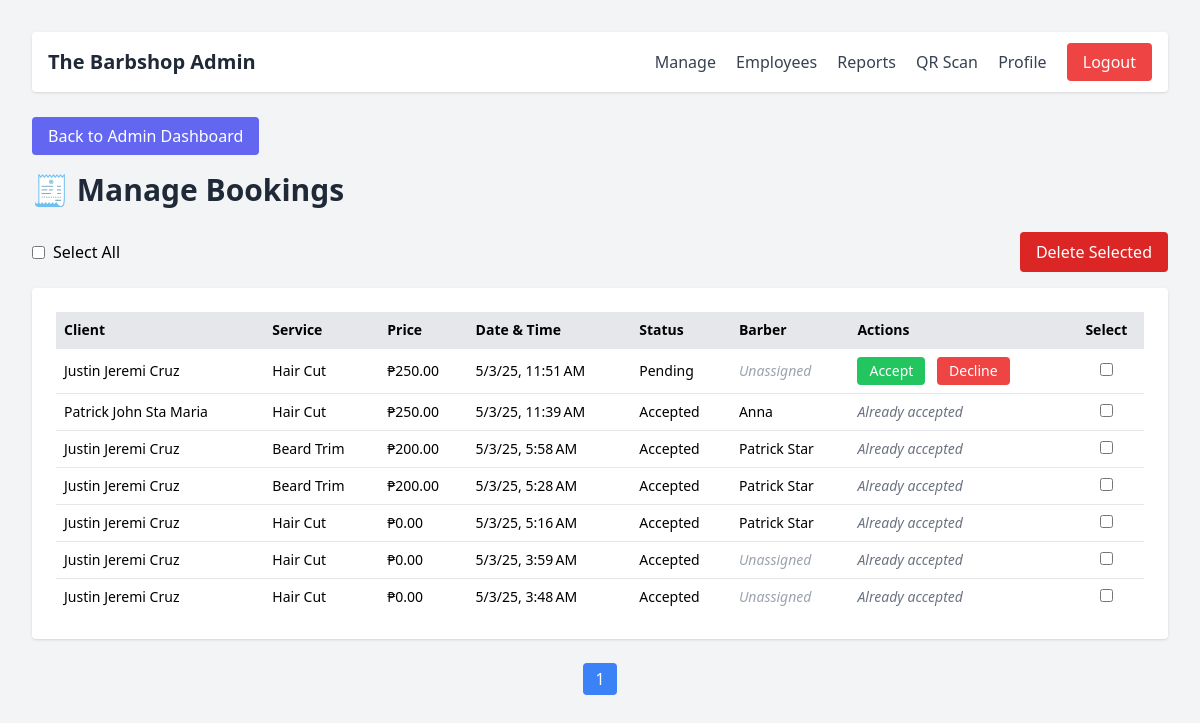
Before: /bookings (signed in) with the older database file.
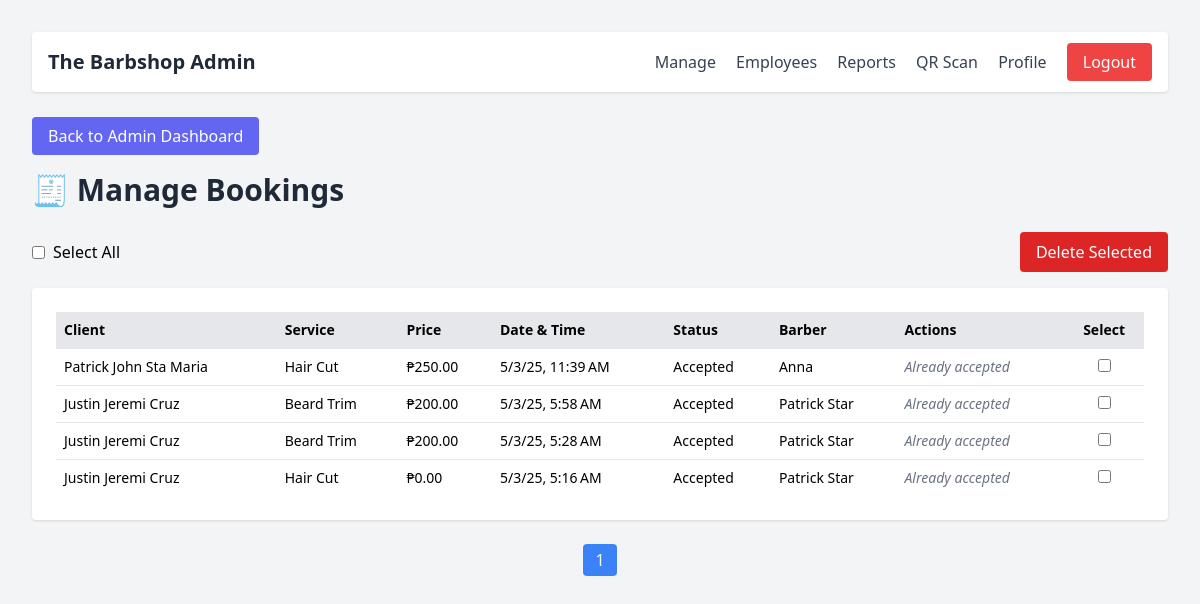
After: the same page with the newer database file.
### app/models.py (models this page shows, shortened)
class Booking(db.Model):
    id = db.Column(db.Integer, primary_key=True)
    user_id = db.Column(db.Integer, db.ForeignKey('user.id'), nullable=False)  # Client
    service = db.Column(db.String(100))
    date = db.Column(db.String(20))
    time = db.Column(db.String(20))
    order_code = db.Column(db.String(10), unique=True)
    status = db.Column(db.String(20), default='pending')
    timestamp = db.Column(db.DateTime, default=datetime.utcnow)
    payment_status = db.Column(db.String(20), default='unpaid')
    price = db.Column(db.Float, nullable=True)
    barber_id = db.Column(db.Integer, db.ForeignKey('user.id'), nullable=True)
    user = db.relationship(
        'User',
        back_populates='bookings',
        foreign_keys=[user_id]
    )
    barber = db.relationship(
        'User',
        back_populates='assigned_bookings',
        foreign_keys=[barber_id]
    )

class User(UserMixin, db.Model):
    __tablename__ = 'user'
    __table_args__ = {'extend_existing': True}
    id = db.Column(db.Integer, primary_key=True)
    full_name = db.Column(db.String(150), nullable=False)
    birthdate = db.Column(db.String(20), nullable=True)
    age = db.Column(db.Integer, nullable=True)
    address = db.Column(db.String(200), nullable=True)
    contact = db.Column(db.String(50), nullable=True)
    email = db.Column(db.String(100), unique=True, nullable=False)
    password = db.Column(db.String(255), nullable=False)
    role = db.Column(db.String(50))  # e.g. "Barber", "Receptionist"
    is_admin = db.Column(db.Boolean, default=False)
    bookings = db.relationship(
        'Booking',
        back_populates='user',
        foreign_keys='Booking.user_id',
        lazy=True
    )
    assigned_bookings = db.relationship(
        'Booking',
        back_populates='barber',
        foreign_keys='Booking.barber_id',
        lazy=True
    )

### app/routes.py (the view)
@main.route('/bookings')
@login_required
def bookings():
    if current_user.role not in ['Barber', 'Manager', 'Admin']:
        abort(403)
    manila = timezone('Asia/Manila')
    page = request.args.get('page', 1, type=int)
    per_page = 10
    bookings_query = Booking.query.order_by(Booking.timestamp.desc())
    paginated = bookings_query.paginate(page=page, per_page=per_page)
    for b in paginated.items:
        b.local_time = b.timestamp.astimezone(manila).strftime('%Y-%m-%d %I:%M %p')
    return render_template('bookings.html', bookings=paginated)

### app/__init__.py (called while the page is built)
def to_ph_time(value, fmt='short'):
    if not value:
        return ""
    ph_tz = timezone('Asia/Manila')
    return format_datetime(value, fmt, tzinfo=ph_tz, locale='en_PH')

### app/routes.py (called while the page is built)
@login_manager.user_loader
def load_user(user_id):
    return User.query.get(int(user_id))

### app/templates/bookings.html (shortened to what this page needs)
<!DOCTYPE html>
<html lang="en">
<head>
  <script src="https://cdn.tailwindcss.com"></script>
</head>
{% include 'navbar.html' %}
<body class="bg-gray-100 min-h-screen p-8">
  <a href="{{ url_for('main.admin_dashboard') }}" class="bg-indigo-500 text-white px-4 py-2 rounded hover:bg-indigo-600">
    Back to Admin Dashboard
  </a>
  <h1 class="text-3xl font-bold text-gray-800 mb-6 mt-6">🧾 Manage Bookings</h1>
  <form id="bulkDeleteForm" method="POST" action="{{ url_for('main.delete_bookings') }}">
    <div class="flex items-center justify-between mb-4">
      <label class="flex items-center space-x-2">
        <input type="checkbox" id="selectAll" class="form-checkbox">
        <span>Select All</span>
      </label>
      <button type="submit" class="bg-red-600 text-white px-4 py-2 rounded hover:bg-red-700">
        Delete Selected
      </button>
    </div>
    <div class="bg-white p-6 rounded shadow overflow-x-auto">
      <table class="w-full table-auto text-left text-sm">
        <thead class="bg-gray-200">
          <tr>
            <th class="p-2">Client</th>
            <th class="p-2">Service</th>
            <th class="p-2">Price</th>
            <th class="p-2">Date & Time</th>
            <th class="p-2">Status</th>
            <th class="p-2">Barber</th>
            <th class="p-2">Actions</th>
            <th class="p-2 text-center">Select</th>
          </tr>
        </thead>
        <tbody>
          {% for booking in bookings.items %}
          <tr class="border-t">
            <td class="p-2">{{ booking.user.full_name }}</td>
            <td class="p-2">{{ booking.service }}</td>
            <td class="p-2">₱{{ '%.2f' | format(booking.price or 0) }}</td>
            <td class="p-2">{{ booking.timestamp | to_ph_time }}</td>
            <td class="p-2 capitalize">{{ booking.status }}</td>
            <td class="p-2">
              {% if booking.barber %}
                {{ booking.barber.full_name }}
              {% else %}
                <span class="text-gray-400 italic">Unassigned</span>
              {% endif %}
            </td>
            <td class="p-2">
              {% if booking.status == 'pending' %}
              <form action="{{ url_for('main.update_booking_status') }}" method="POST" class="inline-block">
                <button type="submit" class="bg-green-500 text-white px-3 py-1 rounded hover:bg-green-600">Accept</button>
              </form>
              <form action="{{ url_for('main.update_booking_status') }}" method="POST" class="inline-block ml-2">
                <button type="submit" class="bg-red-500 text-white px-3 py-1 rounded hover:bg-red-600">Decline</button>
              </form>
              {% else %}
                <span class="text-gray-500 italic">Already {{ booking.status }}</span>
              {% endif %}
            </td>
            <td class="p-2 text-center">
              <input type="checkbox" name="booking_ids" value="{{ booking.id }}" class="form-checkbox itemCheckbox">
            </td>
          </tr>
          {% endfor %}
        </tbody>
      </table>
    </div>
  </form>
  <div class="mt-6 flex justify-center space-x-2">
    {% for page_num in bookings.iter_pages(left_edge=1, right_edge=1, left_current=1, right_current=2) %}
      {% if page_num %}
        {% if page_num == bookings.page %}
          <span class="px-3 py-1 bg-blue-500 text-white rounded">{{ page_num }}</span>
        {% else %}
          <a href="{{ url_for('main.bookings', page=page_num) }}" class="px-3 py-1 bg-gray-300 rounded hover:bg-gray-400">{{ page_num }}</a>
        {% endif %}
      {% else %}
        <span class="px-3 py-1">…</span>
      {% endif %}
    {% endfor %}
  </div>
</body>
</html>

### app/templates/navbar.html
<nav class="bg-white shadow mb-8 p-4 rounded flex justify-between items-center">
    <div class="text-xl font-semibold text-gray-800">
      The Barbshop Admin
    </div>
    <div class="space-x-4">
      <a href="{{ url_for('main.admin_dashboard') }}" class="text-gray-700 hover:text-blue-600 font-medium">Manage</a>
      <a href="{{ url_for('main.roles') }}" class="text-gray-700 hover:text-blue-600 font-medium">Employees</a>
      <a href="{{ url_for('main.sales') }}" class="text-gray-700 hover:text-blue-600 font-medium">Reports</a>
      <a href="{{ url_for('main.payment') }}" class="text-gray-700 hover:text-blue-600 font-medium">QR Scan</a>
      <a href="{{ url_for('main.profile') }}" class="text-gray-700 hover:text-blue-600 font-medium">Profile</a>
      <a href="{{ url_for('main.logout') }}" class="bg-red-500 text-white px-4 py-2 rounded hover:bg-red-600">
        Logout
      </a>
    </div>
  </nav>

Changed rows visible on the page:
removed Booking: user.full_name "Justin Jeremi Cruz", service "Hair Cut", price "250.00", timestamp|to_ph_time "5/3/25, 11:51 AM", status "Pending", shows "Unassigned"
removed Booking: user.full_name "Justin Jeremi Cruz", service "Hair Cut", price "0.00", timestamp|to_ph_time "5/3/25, 3:59 AM", status "Accepted", shows "Unassigned", status "accepted"
removed Booking: user.full_name "Justin Jeremi Cruz", service "Hair Cut", price "0.00", timestamp|to_ph_time "5/3/25, 3:48 AM", status "Accepted", shows "Unassigned", status "accepted"
